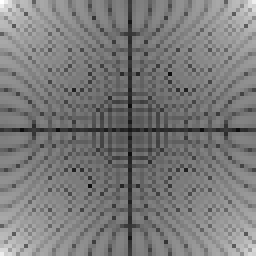
#> input picture image-processing/practice-4/1_fft_no_shift_circle-small.png, 64 x 64 px (shown 4 times larger)
$ python 2-with-shift.py 1_fft_no_shift_circle-small.png
#> lines starting #> are read from the running program, lines starting #| are printed output that depends on the picture
import argparse
import cv2 as cv
import numpy as np
import os

parser = argparse.ArgumentParser(description="Threshold generators.")
parser.add_argument("image_path", help="Path to the input image.")
parser.add_argument(
    "--out", help="Specifies if output should be created", action="store_true"
)
args = parser.parse_args()
img = cv.imread(args.image_path, cv.IMREAD_GRAYSCALE).astype(float)
#> img: shape (64, 64) float64; min 13, max 255, mean 122.3
original_img = img.copy()

f = np.fft.fft2(img)
fshift = np.fft.fftshift(f)
spec = 20 * np.log(np.abs(fshift))
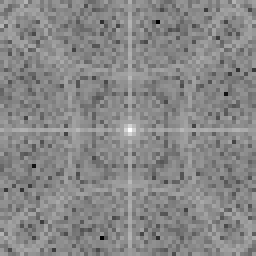
#> spec: shape (64, 64) float64 (shown 4 times larger); min -26.67, max 262.5, mean 127.5; drawn with min black and max white

if args.out:
    out_path = f"2_fft_with_shift_{os.path.basename(args.image_path)}"
    cv.imwrite(out_path, spec.astype(np.uint8))
    print(f"Output image saved to {out_path}")

$ run again, on image-processing/practice-4/2_fft_with_shift_circle-small.png
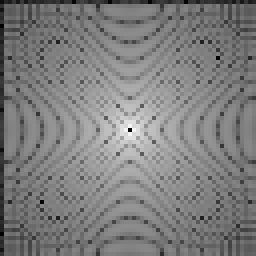
#> input picture image-processing/practice-4/2_fft_with_shift_circle-small.png, 64 x 64 px (shown 4 times larger)
#> `spec = 20 * np.log(np.abs(fshift))`:
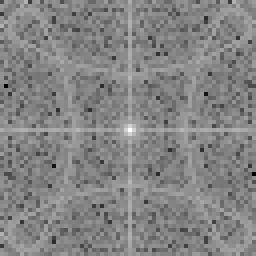
#> spec: shape (64, 64) float64 (shown 4 times larger); min -18.35, max 263, mean 127.6; drawn with min black and max white
